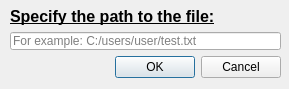
<?xml version="1.0" encoding="UTF-8"?>
<ui version="4.0">
 <class>File</class>
 <widget class="QDialog" name="File">
  <property name="geometry">
   <rect>
    <x>0</x>
    <y>0</y>
    <width>289</width>
    <height>89</height>
   </rect>
  </property>
  <property name="windowTitle">
   <string>File</string>
  </property>
  <widget class="QWidget" name="">
   <property name="geometry">
    <rect>
     <x>10</x>
     <y>7</y>
     <width>271</width>
     <height>71</height>
    </rect>
   </property>
   <layout class="QGridLayout" name="gridLayout">
    <item row="0" column="0">
     <layout class="QVBoxLayout" name="verticalLayout">
      <item>
       <widget class="QLabel" name="label">
        <property name="font">
         <font>
          <pointsize>12</pointsize>
          <bold>true</bold>
          <underline>true</underline>
         </font>
        </property>
        <property name="text">
         <string>Specify the path to the file:</string>
        </property>
       </widget>
      </item>
      <item>
       <widget class="QLineEdit" name="lineEdit">
        <property name="placeholderText">
         <string>For example: C:/users/user/test.txt</string>
        </property>
       </widget>
      </item>
     </layout>
    </item>
    <item row="1" column="0">
     <widget class="QDialogButtonBox" name="buttonBox">
      <property name="standardButtons">
       <set>QDialogButtonBox::Cancel|QDialogButtonBox::Ok</set>
      </property>
     </widget>
    </item>
   </layout>
  </widget>
 </widget>
 <resources/>
 <connections/>
</ui>
